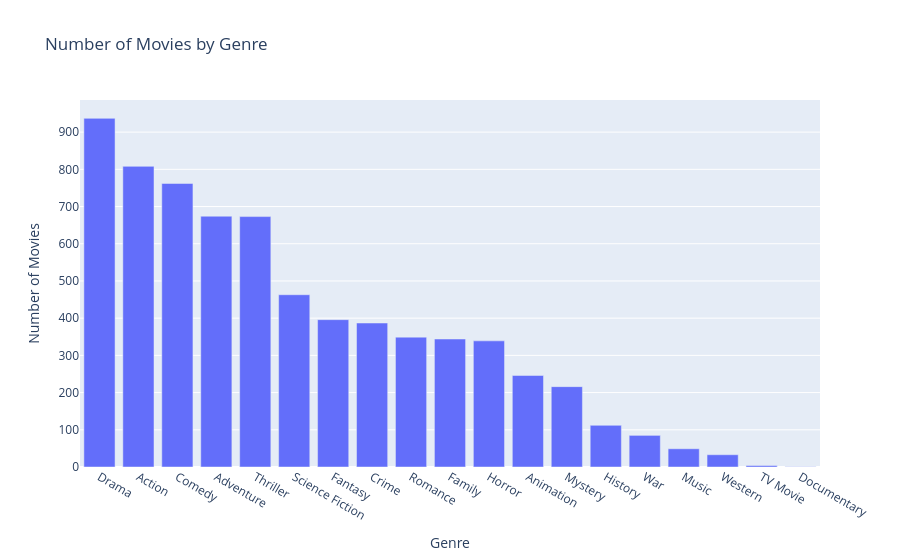

The notebook cell saved with this chart:
### Code cell
# Genre Distribution

genre_data = movie_genres.merge(
    genres,
    on="genre_id",
    how="left"
)

genre_count = (
    genre_data.groupby("genre_name")["movie_id"]
    .nunique()
    .reset_index(name="movie_count")
    .sort_values("movie_count", ascending=False)
)

fig = px.bar(
    genre_count,
    x="genre_name",
    y="movie_count",
    title="Number of Movies by Genre",
    labels={
        "genre_name": "Genre",
        "movie_count": "Number of Movies"
    }
)

fig.show()

### Figure 1 — Plotly figure (JSON) as saved in the notebook; plotly's stock layout.template omitted (floating-point values rounded to 4 significant figures)
{"data": [{"hovertemplate": "Genre=%{x}<br>Number of Movies=%{y}<extra></extra>", "legendgroup": "", "marker": {"color": "#636efa", "pattern": {"shape": ""}}, "name": "", "orientation": "v", "showlegend": false, "textposition": "auto", "type": "bar", "x": ["Drama", "Action", "Comedy", "Adventure", "Thriller", "Science Fiction", "Fantasy", "Crime", "Romance", "Family", "Horror", "Animation", "Mystery", "History", "War", "Music", "Western", "TV Movie", "Documentary"], "xaxis": "x", "y": [937, 808, 762, 674, 673, 463, 396, 387, 349, 344, 339, 246, 216, 112, 85, 49, 33, 4, 1], "yaxis": "y"}], "layout": {"barmode": "relative", "legend": {"tracegroupgap": 0}, "title": {"text": "Number of Movies by Genre"}, "xaxis": {"anchor": "y", "domain": [0, 1], "title": {"text": "Genre"}}, "yaxis": {"anchor": "x", "domain": [0, 1], "title": {"text": "Number of Movies"}}}}
